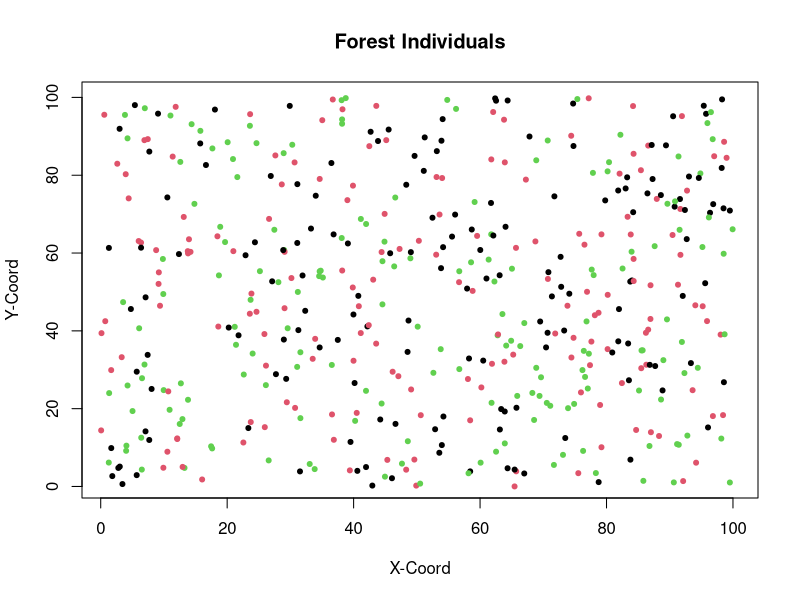

Source code (R): (Note: this script raises an error after producing the figure.)
#Load packages

library(tidyverse) 
library(gridExtra)



### Initialize params ###

# Set up a grid to represent land
#Place individuals on plot
xsize = ysize = 100

numInd = 500
numSpecies = 3
data <-  tibble("ID" = 1:numInd, "age" = 3, 
                 species = sample(numSpecies, numInd, replace = TRUE), "xlocation" = runif(numInd, 0, 100), 
                 "ylocation" = runif(numInd,0,100), "parentalDistance" = 0)
#Ignore:
#sample(150, numInd, replace = TRUE)

herbivores <- data %>%  slice_sample(n = 250) %>% select(-c(ID, age, parentalDistance))
herbivores <- herbivores %>% mutate(ID = 1:nrow(herbivores), age = 0)
plot(data$xlocation, data$ylocation, col = data$species, pch = 20, xlim = c(1,100), ylim = c(1,100),
     xlab = "X-Coord", ylab = "Y-Coord", main = "Forest Individuals")



#Set up rates of birth/death/growth etc...
deltaT = 1 #1 year periods of growth
ageChange = deltaT
maxAge = 150
seeds = 1
dispParam = 5 #dispersalParam
# DensParam = 4 #DensityParam
# DensParam1 = 2
uniqueSp = unique(data$species)
numYears = 10000




#Herbivore initials
HerbDensParam = 5
HerbEffectiveness = 1.3

# Used for summary statistics
speciesPop = NULL
herbPop = NULL
agePops = NULL
herbAgePop = NULL





### MAIN LOOP ####


for(t in seq(0, numYears, by = deltaT)){ 
  #grow
  data$age = data$age + deltaT
  herbivores$age = herbivores$age + 1
  
  #disperse seeds/
  adults <- data[data$age > 3, ]
  Ind = data[1, ]
  babies <- dispersal(adults)
  #survival of seeds
  #babies <- seedPredation(babies, babies$parentalDistance)
  data <- bind_rows(data, babies)
  #Background death of adults. Death rate decreases with age
  data <- backgroundDeath(data, data$age)
  
  #Conspecific density death
  #livePastDens = NULL
  #for (k in 1:length(uniqueSp)){
  #   sp = uniqueSp[k]
  #   subPop = subset(data, species == sp)
  #   survived <- densityPredation(subPop)
  #   livePastDens <-  bind_rows(livePastDens, survived)
  #   livePastDens <- livePastDens[order(livePastDens$ID), ]
  # }
  #data <- livePastDens
  #trees over max age die
  
  countSpecies <- speciesSize(data$species)
  speciesPop <-  bind_rows(speciesPop, countSpecies)
  
  #Herbivores die
  herbivores <- herbivoreDeath(data, herbivores)
  
  
  #Herbivores reproduce
  newHerbivores <- herbivoreGrowth(data, herbivores)
  herbivores <- bind_rows(herbivores, newHerbivores)
  herbivores <- herbivores[!duplicated(herbivores$xlocation) & !duplicated(herbivores$ylocation),]
  
  #Supplemental
  countHerbs <- speciesSize(herbivores$species)
  herbPop <- bind_rows(herbPop, countHerbs)
  
  #Herbivores damage trees
  data <-  herbivory(data, herbivores)
  
  
  #Supp  functions
  ages <- tibble("gen" = t, "babies" = nrow(subset(data, age < 6)), "young" = nrow(subset(data, age >= 6 & age <=20)), "middle aged" = nrow(subset(data, age > 20 &
                                                                                                   age < 50)), 
                 "old" = nrow(subset(data, age >= 50)))
  
  herbAges <- tibble("gen" = t, "babies" = nrow(subset(herbivores, age < 6)), 
                     "young" = nrow(subset(herbivores, age >= 6 & age <=20)),
                     "middle aged" = nrow(subset(herbivores, age > 20 &                                                                                                                                 age < 50)), 
                     "old" = nrow(subset(herbivores, age >= 50)))
  
  agePops <- bind_rows(agePops, ages)
  herbAgePop <- bind_rows(herbAgePop, herbAges)
  plot(data$xlocation, data$ylocation, col = data$species, pch = 20, xlim = c(1,100), ylim = c(1,100))
  #plot(herbivores$xlocation, herbivores$ylocation, col = herbivores$species, pch = 20, xlim = c(1,100), ylim = c(1,100))
  
  print(t)

}




##### MAIN FUNCTIONS #######

#Disperse 10 seeds per parent
dispersal <- function(Trees){
  if(nrow(Trees)>0){
    babies = NULL
    for (i in 1:nrow(Trees)){
      eachAdult = Trees[i,]
      for (j in 1:seeds){
        baby = Trees[1, ]
        baby$age = as.integer(0)
        baby$ID  = max(data$ID) + (10*(i-1)) + j
        baby$species  =  eachAdult$species
        babyDist = (rnorm(1, mean=0, sd=dispParam))
        xDirection = runif(1)
        baby$xlocation = ((xDirection*babyDist) + eachAdult$xlocation) %% xsize
        baby$ylocation = (((1-xDirection) * babyDist) + eachAdult$ylocation) %% ysize
        baby$parentalDistance = abs(babyDist)
        babies <- bind_rows(babies, baby)
      }
    }
    return(babies)
  }
    
}

#Natural Background death
backgroundDeath <- function(population, age){
  living = c()
  probDeath = c()
  for (i in 1:nrow(population)){
    probDeath[i] <- ifelse(age[i] > 0,  0.3/(age[i]), 0.35)
    alive <- (runif(1) > probDeath[i])
    living[i] = alive
  }
  return(population[living,])
}




#### HERBIVORY FUNCTIONS ######


#Herbivory function: herbivores kill trees
herbivory <- function(trees, herbivores){
  deadTrees = NULL
  for (i in 1:nrow(herbivores)){
    indHerbivore = herbivores[i, ]
    infected = data[data$xlocation == indHerbivore$xlocation  & data$ylocation == indHerbivore$ylocation, ]
    probSurv = (((infected$age+1)) / (((indHerbivore$age)+4)*HerbEffectiveness))
    if(probSurv < abs(rnorm(1, mean = 0.4, sd = 0.2))){
      deadTrees <- bind_rows(deadTrees, infected)
    }
  }
  deadID = deadTrees$ID
  return(subset(trees, !(ID %in% deadID)))
}

herbivoreGrowth <- function(trees, herbivores){
  infectedTrees <- NULL
  for (i in 1:nrow(herbivores)){
    indHerbivore <- herbivores[i, ]
    
    infectedTree <- subset(trees, xlocation > indHerbivore$xlocation - (HerbDensParam*runif(1, min = 0.7, max = 1.1))
                           & xlocation < indHerbivore$xlocation + (HerbDensParam * abs(runif(1, min = 0.7, max = 1.1)))
                           & ylocation > indHerbivore$ylocation - (HerbDensParam*abs(runif(1, min = 0.7, max = 1.1)))
                           & ylocation < indHerbivore$ylocation + (HerbDensParam *abs(runif(1, min = 0.7, max = 1.1)))
                           & species == indHerbivore$species)
    infectedTree <- subset(infectedTree, (xlocation != indHerbivore$xlocation | ylocation != indHerbivore$ylocation))
    infectedTrees <- bind_rows(infectedTrees, infectedTree)
  }
  if(nrow(infectedTrees) > 0){
    newHerbivores <- infectedTrees %>%  select(-c(parentalDistance, ID, age)) %>% 
      mutate(ID = seq(max(herbivores$ID)+1, 
      max(herbivores$ID)+nrow(infectedTrees)), age = 0)
  }else{
    newHerbivores <- NULL
  }
  return(newHerbivores)
}

herbivoreDeath <- function(trees, herbivores){
  dead = NULL
  totalInf = NULL
  for (i in 1:nrow(herbivores)){
    indHerbivore = herbivores[i, ]
    infected = data[data$xlocation == indHerbivore$xlocation  & data$ylocation == indHerbivore$ylocation, ]
    if (nrow(infected) < 1){
      dead <- bind_rows(dead, indHerbivore)
    }
  }
  herbID = dead$ID
  return(subset(herbivores, !(ID %in% herbID)))
}






### SUPPLEMENTAL FUNCTIONS###


#Plot pathogen vs trees
grid.arrange(plotSpecies(speciesPop), plotHerbSpecies(herbPop), ncol = 1)


#Plot the age distribution over time of trees
agePops1 <-  pivot_longer(agePops, cols = !gen, names_to = "Group", values_to = "Count")
agePopGraph <- ggplot(agePops1, aes(gen, Count, color = Group))+
  geom_line()

herbAgePop1 <-  pivot_longer(herbAgePop, cols = !gen, names_to = "Group", values_to = "Count")
herbAgeGraph <- ggplot(herbAgePop1, aes(gen, Count, color = Group))+
  geom_line()

grid.arrange(agePopGraph, herbAgeGraph, ncol = 1)


#plot adult pop
herbivoreOld <- subset(herbivores, age > 50)
herbAgePopOld <-  pivot_longer(herbivoreOld, cols = !gen, names_to = "Group", values_to = "Count")
herbAgeGraph <- ggplot(herbAgePopOld, aes(gen, Count, color = Group))+
  geom_line()


agePopGraph <- ggplot(agePops, aes(gen, old))+
  geom_line()

#Used to plot population over time
plotSize <- function(popSize){
  popTime <- tibble("gen" = c(1:length(popSize)), "population" = popSize)
  plot(popTime$gen, popTime$population, type = "b", col = "blue")
}

#used to plot average density for a specific parameter
densSize <- function(xlocation, ylocation){
  Densities = NULL
  for (i in seq(0,95, by = 5)){
    popSegment = subset(xlocation, xlocation > i & xlocation < i+5)
    Densities = c(Densities, length(popSegment))
  }
  return(mean(Densities))
}

#Track population of each species
speciesSize <- function(speciesTypes){
  a = speciesTypes[speciesTypes == 1]
  b = speciesTypes[speciesTypes == 2]
  c = speciesTypes[speciesTypes == 3]
  
  df <- tibble("Species 1" = length(a), "Species 2" = length(b), "Species 3" = length(c))
  return(df)
}


#Plot amount of each species
plotSpecies <- function(speciesPop){
  speciesPop <- add_column(speciesPop, gen = 1:nrow(speciesPop))
  speciesPop <- pivot_longer(speciesPop, cols = starts_with("Species"), names_to = "Species",
                             names_prefix = "Species ", values_to = "Count")
  ggplot(data = speciesPop, aes(gen, Count, col = Species))+
    geom_point()+
    geom_line()+
    ylim(0, max(speciesPop$Count))+
    ylab("Tree Count")
  
}
plotHerbSpecies <- function(speciesPop){
  speciesPop <- add_column(speciesPop, gen = 1:nrow(speciesPop))
  speciesPop <- pivot_longer(speciesPop, cols = starts_with("Species"), names_to = "Species",
                             names_prefix = "Species ", values_to = "Count")
  ggplot(data = speciesPop, aes(gen, Count, col = Species))+
    geom_point()+
    geom_line()+
    ylim(0, max(speciesPop$Count))+
    ylab("Herbivore Count")
  
}
#If want to track pop/dens put this in main loop and recreate variables popSize and avgDens
#Then use plotSize and densSize functions
popSize = c(popSize, nrow(data))
currentDens <- densSize(data$xlocation, data$ylocation)
avgDens <- c(avgDens, currentDens)



#Only one tree in comp should die if multiple trees in area?
#Redo function driving density dependence
#Species by species population parameters

#mechanistic details. Model individual enemies
#Site occupancy model
#Quantify how species does when low vs high
#way to numerically track species density/proximity to others






### Phenemological functions that have been taken out ###


# #Seeds predated based on distance from parent
# seedPredation <- function(Babies, parentalDist){
#   babySurv = NULL
#   for (i in 1:nrow(Babies)){
#     dist = parentalDist[i]
#     danger = runif(1)*(1/(dist))
#     indLive = danger < .07
#     babySurv[i] = indLive
#   }
#   return(Babies[babySurv, ])
# }
# 
# #predation based on conspecifics nearby
# densityPredation <- function(subPop){
#   survived = NULL
#   #dead = NULL
#   for (i in 1:nrow(subPop)){
#     #subPop <- subset(subPop, !(ID %in% dead$ID) )
#     neighbors <-  NULL
#     ind <- subPop[i, ]
#     xNeighbors = data.frame(subset(subPop, xlocation <= ind$xlocation + DensParam & 
#                                      xlocation >= ind$xlocation - DensParam
#                                    & xlocation != ind$xlocation))
#     yNeighbors = data.frame(subset(subPop, ylocation <= ind$ylocation + DensParam & 
#                                      ylocation >= ind$ylocation - DensParam
#                                    & ylocation != ind$ylocation))
#     neighbors = intersect(xNeighbors, yNeighbors)
#     neighbors = unique(neighbors)
#     prob <- ifelse(nrow(neighbors)>0,  (DensParam1 * (ind$age+1))/(((max(neighbors$age))+1)*
#                                                                      (nrow(neighbors))),
#                    1.01)
#     luck = runif(1)
#     if(runif(1) < prob){
#       survived <- bind_rows(ind , survived)
#     } 
#   }
#   return(survived)
# }
